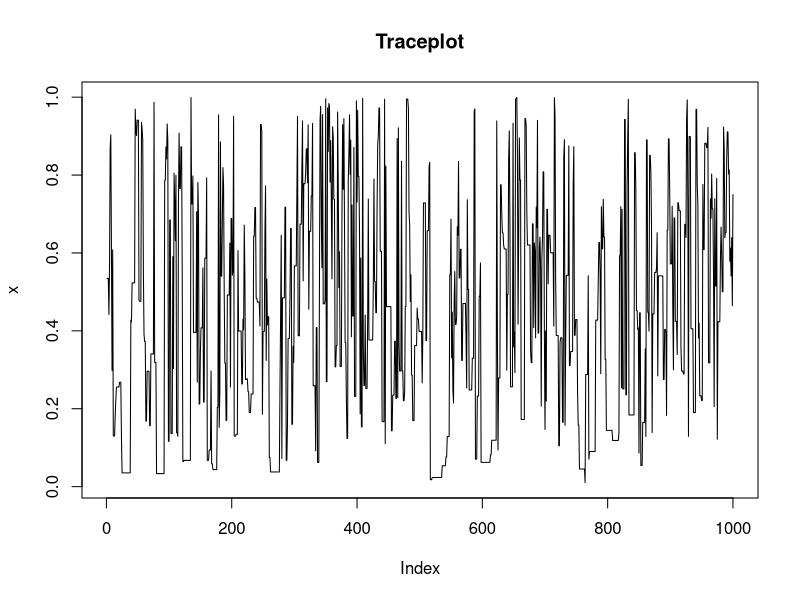

R code for this plot:
## ---- chunk 1
knitr::opts_chunk$set(echo = TRUE)
## ---- chunk 2
# Template for metropolis hastings algorithm:

dt <- function(x) {
  if (x <= 0 || x >= 1) {
    stop("x has to be greater than 0 and smaller than 1.")
  }
  return(sqrt(x) / (x+0.1))
}

dp <- function(x, xt) {
  dbeta(x, xt, 0.5)
}

rp <- function(x) {
  rbeta(1, x, 0.5)
}

metropolis_hastings <- function(x_0, t_max, dt, dp, rp) {
  # Perform Metropolis-Hastings sampling of the specified density.
  # 
  # Args:
  #   x_0   starting value.
  #   t_max maximum numer of iterations.
  #   dt    density function from which we want to sample.
  #   dp    proposal density function, should accept 2 arguments:
  #           x:  value at which to compute density.
  #           x_t: value on which the rq is conditioned.
  #   rp    proposal random number generator, should accept 1 argument: 
  #           x_t: value on which the rq is conditioned.
  #           
  # Returns:
  #   Vector of sampled points of length t_max. 
  
  x_t <- x_0
  x <- vector("numeric", t_max) # pre-allocate
  
  # Metropolis-Hastings
  for (t in 1:t_max) {
    # Generate a candidate
    y <- rp(x_t)
    # Generate U
    u <- runif(1, 0, 1)
    # Compute alpha
    alpha <- min(1, (dt(y) * dp(x_t, y)) / (dt(x_t) * dp(y, x_t)))
    # Accept the jump or stay in x_t
    if (u < alpha) {
      x_t <- y
    }
    # Sace x_t in vector
    x[t] <- x_t
  }
  
  return(x)
}


set.seed(12345)
res_12 <- metropolis_hastings(0.1, 1000, dt, dp, rp)

plot(res_12, type = 'l',
     main = "Traceplot",
     xlab = "Index", ylab = "x")

# Optional code for plotting the histogram

# hist(res_12, breaks = 28, freq = FALSE,
#      col = "grey",
#      xlim = c(0, 1), ylim = c(0, 2),
#      xlab = "x", ylab = "Density",
#      main = "Metropolis hastings sample")
# x <- seq(0.01, 0.99, 0.01)
# y <- sapply(x, dt)
# lines(x, y, col = "red", lwd = 2)
# lines(density(res_12), col = "blue", lwd = 2)
# legend("topright",
#        legend = c("Sampled", "Sampled density", "True density"),
#        col = c("grey", "blue", "red"),
#        pch = c(16, 16, 16),
#        cex = 0.8)
## ---- chunk 3
f <- function(x) {
  (x*sqrt(x)) / (x+0.1)
}

true_integral_value <- integrate(f, 0, 1)$value
sample1_integral_value <- 
sample2_integral_value <- round(mean(res_12), 2)
